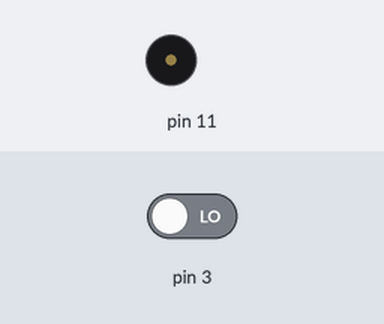
Bench run of a sketch on a simulated Arduino Uno, built with avr-gcc and run on an emulated ATmega328P. Parts: buzzer (waves = sounding). The test bench sets the inputs (shaded band); at power-on: pin 3 LOW.

Above: at 1.2 s.
1.3 s: pin 3 driven HIGH
At 2.6 s:
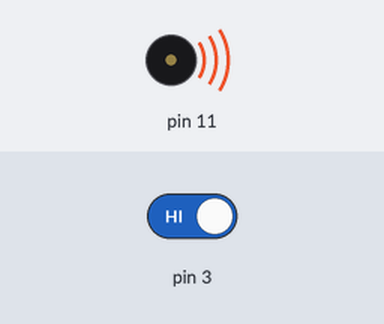
Timing chart, 0 to 4.3 s (numbered marks = the images above; inputs shaded):
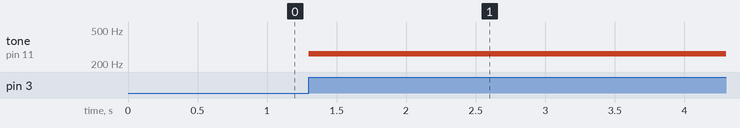

The sketch:

buzzer_nota.ino
```cpp
int d = 0; // 262
int re = 0; // 294
int mi = 0; // 330
int fa = 0; // 349


void setup() {
  pinMode(2,INPUT);
  pinMode(3,INPUT);
  pinMode(4,INPUT);
  pinMode(5,INPUT);
  pinMode(11,OUTPUT);

}

void loop() {
  if(digitalRead(3)==HIGH){
  tone(11,262);
  }
  else
  digitalWrite(11,LOW);
}
```

Measured:
- after the input at 1.3 s, tone on pin 11: silent → 262 Hz at once
